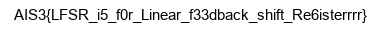

Recreate this plot in Python.
from PIL import Image, ImageDraw, ImageFont 
  
img = Image.new('RGB', (377, 30), color = (255, 255, 255)) 
  
fnt = ImageFont.truetype('/Library/Fonts/Arial.ttf', 15) 
d = ImageDraw.Draw(img) 
d.text((10,6), "AIS3{LFSR_i5_f0r_Linear_f33dback_shift_Re6isterrrr}", font=fnt, fill=(0, 0, 0)) 
  
img.save('flag.png')
